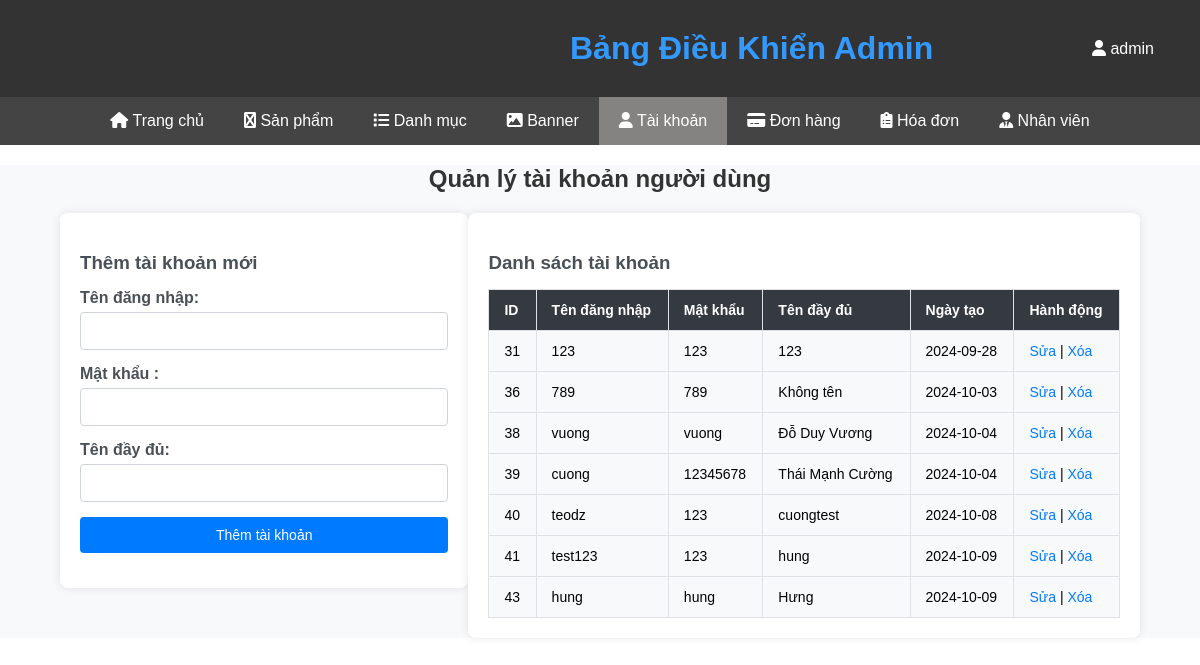
Screenshot of /ADMIN/qltaikhoan.php (signed in) with the database file from the repository.
### tables this page shows
CREATE TABLE `users` (
  `id` int(11) NOT NULL,
  `username` varchar(50) NOT NULL,
  `password` varchar(50) NOT NULL,
  `Tên` varchar(255) NOT NULL,
  `Ngày tạo tk` date DEFAULT NULL
);

### ADMIN/qltaikhoan.php (the view, shortened to what this page needs)
<?php
$loggedIn = isset($_SESSION['admin_logged_in']) && $_SESSION['admin_logged_in'];
include '../db_connect.php';
$sql = "SELECT * FROM users";
$result = mysqli_query($con, $sql);
$isEdit = isset($_GET['action']) && $_GET['action'] == 'edit';
$editUser = null;
?>
<!DOCTYPE html>
<html lang="en">
<head>
    <link rel="stylesheet" href="https://cdnjs.cloudflare.com/ajax/libs/font-awesome/6.0.0-beta3/css/all.min.css">
    <link rel="stylesheet" href="css/qltaikhoan.css">
</head>
<body style="font-family: Arial, sans-serif ; margin: 0;">
<header class="admin-header">
    <div class="header-container">
        <h1 class="admin-title" style="color: #3399ff;">Bảng Điều Khiển Admin</h1>
        <ul class="user-actions">
            <?php if ($loggedIn): ?>
                <li><a href="logout.php"><i class="fa fa-user"></i> <?php echo $_SESSION['admin_username'];; ?></a></li>
            <?php else: ?>
                <li><a href="loginAdmin.php" class="dangnhap">Đăng Nhập</a></li>
            <?php endif; ?>
        </ul>
    </div>
</header>
<nav>
    <div class="tabs">
    <a href="trangchuadmin.php" class="tab-button"><i class="fa fa-home"></i> Trang chủ</a>
        <?php if (in_array('sanpham', $_SESSION['quyen'])): ?>
            <a href="Nhap_SP.php" class="tab-button"><i class="fa fa-product-hunt"></i> Sản phẩm</a>
        <?php endif; ?>
        <?php if (in_array('danhmuc', $_SESSION['quyen'])): ?>
            <a href="Nhap_DM.php" class="tab-button"><i class="fa fa-list"></i> Danh mục</a>
        <?php endif; ?>
        <?php if (in_array('banner', $_SESSION['quyen'])): ?>
            <a href="Nhap_Banner.php" class="tab-button"><i class="fa fa-image"></i> Banner</a>
        <?php endif; ?>
        <?php if (in_array('taikhoan', $_SESSION['quyen'])): ?>
            <a href="qltaikhaon.php" class="tab-button"  style="background-color: #858382 ;"><i class="fa fa-user"></i> Tài khoản</a>
        <?php endif; ?>
        <?php if (in_array('donhang', $_SESSION['quyen'])): ?>
            <a href="quanlydonhang.php" class="tab-button"><i class="fa fa-credit-card"></i> Đơn hàng</a>
        <?php endif; ?>
        <?php if (in_array('hoadon', $_SESSION['quyen'])): ?>
            <a href="xemhoadon.php" class="tab-button"><i class="fa fa-clipboard-list"></i> Hóa đơn</a>
        <?php endif; ?>
        <?php if (in_array('nhanvien', $_SESSION['quyen'])): ?>
            <a href="qlnhanvien.php" class="tab-button"><i class="fa fa-user-tie"></i> Nhân viên</a>
        <?php endif; ?>
    </div>
</nav>
<body>
<main>
<h2>Quản lý tài khoản người dùng</h2>
<div class="container">
    <div class="form-container">
        <h3><?php echo $isEdit ? 'Sửa tài khoản' : 'Thêm tài khoản mới'; ?></h3>
        <form method="POST">
            <label>Tên đăng nhập:</label>
            <input type="text" name="username" value="<?php echo $isEdit ? $editUser['username'] : ''; ?>" required>
            <label>Mật khẩu <?php echo $isEdit ? '(để trống nếu không muốn thay đổi)' : ''; ?>:</label>
            <input type="password" name="password">
            <label>Tên đầy đủ:</label>
            <input type="text" name="name" value="<?php echo $isEdit ? $editUser['Tên'] : ''; ?>" required>
            <input type="submit" value="<?php echo $isEdit ? 'Cập nhật' : 'Thêm tài khoản'; ?>">
        </form>
    </div>
    <div class="table-container">
        <h3>Danh sách tài khoản</h3>
        <table>
            <thead>
                <tr>
                    <th>ID</th>
                    <th>Tên đăng nhập</th>
                    <th>Mật khẩu</th>
                    <th>Tên đầy đủ</th>
                    <th>Ngày tạo</th>
                    <th>Hành động</th>
                </tr>
            </thead>
            <tmain>
                <?php while ($row = mysqli_fetch_assoc($result)): ?>
                <tr>
                    <td><?php echo $row['id']; ?></td>
                    <td><?php echo $row['username']; ?></td>
                    <td><?php echo $row['password']; ?></td>
                    <td><?php echo $row['Tên']; ?></td>
                    <td><?php echo $row['Ngày tạo tk']; ?></td>
                    <td>
                        <a href="?action=edit&id=<?php echo $row['id']; ?>">Sửa</a> |
                        <a href="?action=delete&id=<?php echo $row['id']; ?>" onclick="return confirm('Bạn có chắc chắn muốn xóa người dùng này không?')">Xóa</a>
                    </td>
                </tr>
                <?php endwhile; ?>
            </tmain>
        </table>
    </div>
</div>
</main>
</body>
</html>

### ADMIN/css/qltaikhoan.css (style rules this page uses)
.container { display: flex; justify-content: space-between; align-items: flex-start; margin-top: 20px; }
.form-container { width: 45%; }
.form-container form { display: flex; flex-direction: column; width: 100%; }
.form-container form label, .form-container form input { margin-bottom: 10px; }
.table-container { width: 50%; }
table { width: 100%; border-collapse: collapse; }
table, th, td { border: 1px solid black; }
th, td { padding: 8px; text-align: left; }
th { background-color: #f2f2f2; }
a { text-decoration: none; color: blue; }
main { font-family: Arial, sans-serif; margin: 0; padding: 0; background-color: #f8f9fa; }
h2 { text-align: center; color: #333; margin-top: 20px; }
h3 { color: #495057; margin-bottom: 15px; }
.container { display: flex; justify-content: space-between; align-items: flex-start; margin: 20px auto; width: 90%; max-width: 1200px; }
.form-container { width: 35%; background-color: #fff; padding: 20px; border-radius: 8px; box-shadow: 0 0 10px rgba(0, 0, 0, 0.1); }
.form-container form label { margin-bottom: 5px; font-weight: bold; color: #495057; }
.form-container form input { margin-bottom: 15px; padding: 10px; border-radius: 4px; border: 1px solid #ced4da; font-size: 14px; color: #495057; }
.form-container form input[type="submit"] { background-color: #007bff; color: #fff; border: none; cursor: pointer; transition: background-color 0.3s; }
.table-container { width:60%; background-color: #fff; padding: 20px; border-radius: 8px; box-shadow: 0 0 10px rgba(0, 0, 0, 0.1); max-height: 444px; overflow-y: auto; }
table { width: 100%; border-collapse: collapse; font-size: 14px; }
table, th, td { border: 1px solid #dee2e6; }
th, td { padding: 12px 15px; text-align: left; }
th { background-color: #343a40; color: #fff; }
td { background-color: #f8f9fa; }
a { text-decoration: none; color: #007bff; transition: color 0.3s; }
header { background-color: #333; color: #fff; padding: 20px; text-align: center; }
.tabs { display: flex; justify-content: center; background-color: #444; }
.tab-button { text-decoration: none; background-color: transparent; border: none; color: #fff; padding: 15px 20px; cursor: pointer; font-size: 16px; transition: background-color 0.3s; }
.admin-header .header-container { display: flex; justify-content: space-between; align-items: center; padding: 10px; }
.admin-header .admin-title { margin-top: 0; margin-bottom: 0; margin-left: 540px; }
.admin-header .user-actions { list-style: none; margin: 0; padding: 0; }
.admin-header .user-actions li { display: inline-block; margin-left: 20px; }
.admin-header .user-actions a { text-decoration: none; color: #fff; padding: 8px 16px; border-radius: 5px; transition: background-color 0.3s ease; }
body { margin: 0; }

### rows the page displays
users: id "31", username "123", password "123", Tên "123", Ngày tạo tk "2024-09-28"
users: id "36", username "789", password "789", Tên "Không tên", Ngày tạo tk "2024-10-03"
users: id "38", username "vuong", password "vuong", Tên "Đỗ Duy Vương", Ngày tạo tk "2024-10-04"
users: id "39", username "cuong", password "12345678", Tên "Thái Mạnh Cường", Ngày tạo tk "2024-10-04"
users: id "40", username "teodz", password "123", Tên "cuongtest", Ngày tạo tk "2024-10-08"
users: id "41", username "test123", password "123", Tên "hung", Ngày tạo tk "2024-10-09"
users: id "43", username "hung", password "hung", Tên "Hưng", Ngày tạo tk "2024-10-09"

### other values shown
$_SESSION['admin_username'] "admin"
